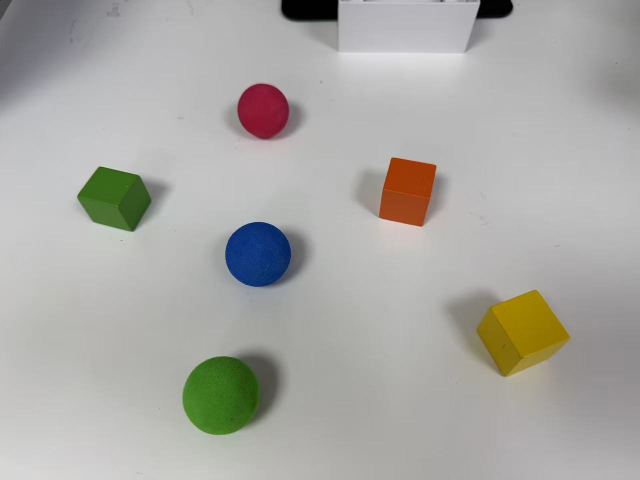
#> input picture Chapter3代码/Pictures/ball.jpg, 1280 x 960 px, found by its file name (shown at 1/2 size)
$ python '调整图片尺寸.py'
#> lines starting #> are read from the running program, lines starting #| are printed output that depends on the picture
import cv2

# 1. 配置路径（根据你的实际情况修改）
# 原图路径（建议用绝对路径，避免找不到文件）
img_path = "/home/pi/Pictures/ball.jpg"
# 缩小版图片的保存路径
small_save_path = "/home/pi/Pictures/fig1_small.png"
# 200x200版图片的保存路径
resize_200x200_save_path = "/home/pi/Pictures/fig1_fix.png"
# 2. 读取图片
img = cv2.imread(img_path)
#> img is the input picture: shape (960, 1280, 3); mean B, G, R 165.2, 169.5, 170.3
# 3. 检查图片是否读取成功
if img is None:
    print(f"错误：无法读取图片 {img_path}，请检查文件路径或文件名是否正确！")
else:
    # 4. 调整图片尺寸
    # 方式1：按比例缩小50%（保持原图宽高比）
    small = cv2.resize(img, (0, 0), fx=0.1, fy=0.1)
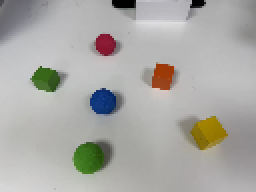
#> small: shape (96, 128, 3) (shown 2 times larger); mean B, G, R 165.3, 169.5, 170.4
    # 方式2：强制缩放到200x200像素（可能拉伸/压缩）
    resize_200x200 = cv2.resize(img, (200, 200))
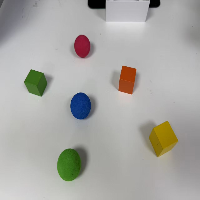
#> resize_200x200: shape (200, 200, 3); mean B, G, R 165.2, 169.4, 170.3

    # 5. 保存调整后的图片（核心修改：替换显示为保存）
    # 保存缩小版
    cv2.imwrite(small_save_path, small)
    # 保存200x200版
    cv2.imwrite(resize_200x200_save_path, resize_200x200)

    # 打印提示，确认保存成功
    print(f"图片保存完成！")
    print(f"- 缩小50%的图片：{small_save_path}")
    print(f"- 200x200尺寸的图片：{resize_200x200_save_path}")
